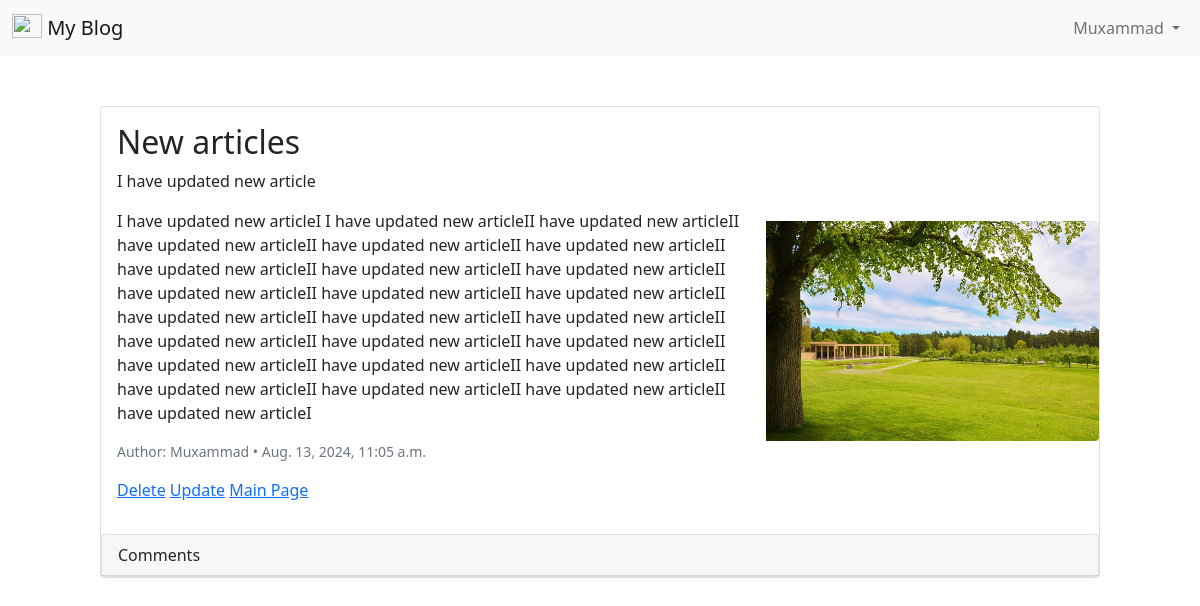
The page /articles/articles/1 (signed in) on the database its author committed.
### accounts/models.py (models this page shows)
class CustomUser(AbstractUser):
    age = models.PositiveIntegerField(null=True, blank=True)

### articles/models.py (models this page shows, shortened)
class Articles(models.Model):
    title = models.CharField(max_length=120)
    summary = models.CharField(max_length=200, blank=True)
    body = RichTextField(blank=True)
    date = models.DateTimeField(auto_now_add=True)
    image = models.ImageField(upload_to='images/', blank=True)
    author = models.ForeignKey(
        get_user_model(),
        on_delete=models.CASCADE,
    )

### articles/views.py (the view)
# urls.py: path('articles/<int:pk>', ArticleDetailView.as_view(), name='article_detail'),
class ArticleDetailView(LoginRequiredMixin, DetailView):
    template_name = 'detailArticle.html'
    model = Articles
    def get_context_data(self, **kwargs):
        context = super().get_context_data(**kwargs)
        article = Articles.objects.first()  # Adjust query as needed
        context['article'] = article
        return context

### templates/detailArticle.html (shortened to what this page needs)
{% extends 'base.html' %}
{% block content %}
<div class="d-flex justify-content-center">
    <div class="card" style="width: 100%; max-width: 1000px; margin: 50px auto;">
        <div class="row g-0">
            <div class="col-md-8">
                <div class="card-body">
                    <h2 class="card-title">{{ article.title }}</h2>
                    <p class="card-text">{{ article.summary }}</p>
                    <p class="card-text">{{ article.body | safe}}</p>
                    <p class="card-text">
                        <small class="text-muted">Author: {{ article.author | title }} • {{ article.date }}</small>
                    </p>
                    <p>
                        <a href="{% url 'article_delete' article.pk %}">Delete</a>
                        <a href="{% url 'article_edit' article.pk %}">Update</a>
                        <a href="{% url 'article_list' %}">Main Page</a>
                    </p>
                </div>
            </div>
            {% if article.image %}
            <div class="col-md-4 d-flex align-items-center" style="margin-top: 20px;">
                <img src="{{ article.image.url }}" class="img-fluid rounded-end" alt="{{ article.title }}" style="width: 100%;">
            </div>
            {% endif %}
            <div class="card">
                <div class="card-header">Comments</div>
                </div>
             </div>
        </div>
    </div>
{% endblock content %}

### templates/base.html (shortened to what this page needs)
{% load static %}
<!doctype html>
<html lang="en">
<head>
    <link href="https://cdn.jsdelivr.net/npm/bootstrap@5.0.2/dist/css/bootstrap.min.css" rel="stylesheet">
</head>
<body>
    <nav class="navbar navbar-expand-lg navbar-light bg-light">
        <div class="container-fluid">
            <a class="navbar-brand" href="#">
                <img src="" alt="" width="30" height="24" class="d-inline-block align-text-top">
                My Blog
            </a>
            <div class="collapse navbar-collapse" id="navbarSupportedContent">
                {% if user.is_authenticated %}
                <ul class="navbar-nav ms-auto">
                    <li class="nav-item dropdown">
                        <a class="nav-link dropdown-toggle" href="#" id="navbarDropdown" role="button" data-bs-toggle="dropdown" aria-expanded="false">
                            {{ user.username | title }}
                        </a>
                    </li>
                </ul>
                {% else %}
                <div class="d-flex ms-auto">
                    <a href="{% url 'login' %}" class="btn btn-outline-secondary me-2">Login</a>
                    <a href="{% url 'signup' %}" class="btn btn-primary">Register</a>
                </div>
                {% endif %}
            </div>
        </div>
    </nav>
    {% block content %}
    {% endblock content %}
</body>
</html>

### rows shown on the page
CustomUser: username "Muxammad"
Articles: title "New articles", summary "I have updated new article", body "I have updated new articleI I have updated new articleII have updated new articleII have updated new articleII have updated new articleII have updated new articleII have updated new articleII have updated new articleII have updated new articleII have updated new articleII have updated new articleII have updated new articleII have updated new articleII have updated new articleII have updated new articleII have updated new articleII have updated new articleII have updated new articleII have updated new articleII have updated new articleII have updated new articleII have updated new articleII have updated new articleII have updated new articleII have updated new articleI", author "Muxammad", date "Aug. 13, 2024, 11:05 a.m.", image (picture)
